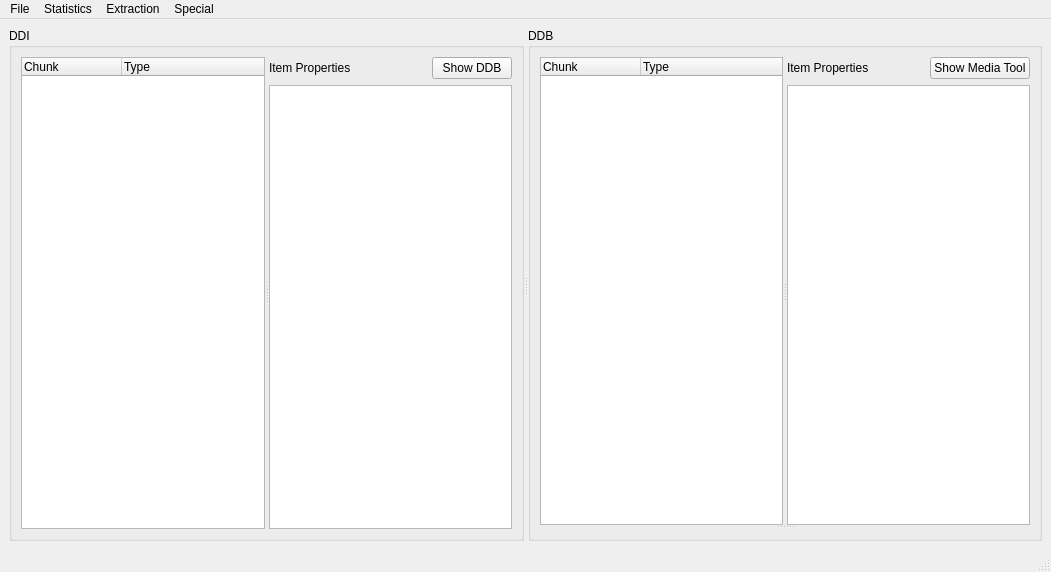
<?xml version="1.0" encoding="UTF-8"?>
<ui version="4.0">
 <class>MainWindow</class>
 <widget class="QMainWindow" name="MainWindow">
  <property name="geometry">
   <rect>
    <x>0</x>
    <y>0</y>
    <width>1051</width>
    <height>572</height>
   </rect>
  </property>
  <property name="windowTitle">
   <string>ddiview</string>
  </property>
  <widget class="QWidget" name="centralwidget">
   <layout class="QHBoxLayout" name="horizontalLayout_5">
    <item>
     <widget class="QSplitter" name="splitDdiDdb">
      <property name="orientation">
       <enum>Qt::Horizontal</enum>
      </property>
      <widget class="QGroupBox" name="grpDdi">
       <property name="title">
        <string>DDI</string>
       </property>
       <layout class="QHBoxLayout" name="horizontalLayout_2">
        <item>
         <widget class="QSplitter" name="splitter">
          <property name="orientation">
           <enum>Qt::Horizontal</enum>
          </property>
          <property name="childrenCollapsible">
           <bool>false</bool>
          </property>
          <widget class="QTreeWidget" name="treeStructure">
           <property name="uniformRowHeights">
            <bool>true</bool>
           </property>
           <property name="allColumnsShowFocus">
            <bool>true</bool>
           </property>
           <attribute name="headerCascadingSectionResizes">
            <bool>true</bool>
           </attribute>
           <column>
            <property name="text">
             <string>Chunk</string>
            </property>
           </column>
           <column>
            <property name="text">
             <string>Type</string>
            </property>
           </column>
          </widget>
          <widget class="QWidget" name="verticalLayoutWidget">
           <layout class="QVBoxLayout" name="verticalLayout">
            <item>
             <layout class="QHBoxLayout" name="horizontalLayout">
              <item>
               <widget class="QLabel" name="lblProperties">
                <property name="sizePolicy">
                 <sizepolicy hsizetype="Expanding" vsizetype="Preferred">
                  <horstretch>0</horstretch>
                  <verstretch>0</verstretch>
                 </sizepolicy>
                </property>
                <property name="text">
                 <string>Item Properties</string>
                </property>
               </widget>
              </item>
              <item>
               <widget class="QPushButton" name="btnShowDdb">
                <property name="text">
                 <string>Show DDB</string>
                </property>
                <property name="checkable">
                 <bool>true</bool>
                </property>
                <property name="checked">
                 <bool>false</bool>
                </property>
               </widget>
              </item>
             </layout>
            </item>
            <item>
             <widget class="QListWidget" name="listProperties">
              <property name="contextMenuPolicy">
               <enum>Qt::CustomContextMenu</enum>
              </property>
              <property name="textElideMode">
               <enum>Qt::ElideNone</enum>
              </property>
              <property name="flow">
               <enum>QListView::TopToBottom</enum>
              </property>
              <property name="isWrapping" stdset="0">
               <bool>false</bool>
              </property>
              <property name="resizeMode">
               <enum>QListView::Fixed</enum>
              </property>
             </widget>
            </item>
           </layout>
          </widget>
         </widget>
        </item>
       </layout>
      </widget>
      <widget class="QGroupBox" name="grpDdb">
       <property name="title">
        <string>DDB</string>
       </property>
       <layout class="QVBoxLayout" name="verticalLayout_3">
        <item>
         <widget class="QSplitter" name="splitter_2">
          <property name="orientation">
           <enum>Qt::Vertical</enum>
          </property>
          <widget class="QSplitter" name="splitDdb">
           <property name="orientation">
            <enum>Qt::Horizontal</enum>
           </property>
           <property name="childrenCollapsible">
            <bool>false</bool>
           </property>
           <widget class="QTreeWidget" name="treeStructureDdb">
            <property name="uniformRowHeights">
             <bool>true</bool>
            </property>
            <property name="allColumnsShowFocus">
             <bool>true</bool>
            </property>
            <attribute name="headerCascadingSectionResizes">
             <bool>true</bool>
            </attribute>
            <column>
             <property name="text">
              <string>Chunk</string>
             </property>
            </column>
            <column>
             <property name="text">
              <string>Type</string>
             </property>
            </column>
           </widget>
           <widget class="QWidget" name="verticalLayoutWidget_2">
            <layout class="QVBoxLayout" name="verticalLayout_2">
             <item>
              <layout class="QHBoxLayout" name="horizontalLayout_3">
               <item>
                <widget class="QLabel" name="lblDdbProperties">
                 <property name="sizePolicy">
                  <sizepolicy hsizetype="Expanding" vsizetype="Preferred">
                   <horstretch>0</horstretch>
                   <verstretch>0</verstretch>
                  </sizepolicy>
                 </property>
                 <property name="text">
                  <string>Item Properties</string>
                 </property>
                </widget>
               </item>
               <item>
                <widget class="QPushButton" name="btnShowMediaTool">
                 <property name="text">
                  <string>Show Media Tool</string>
                 </property>
                 <property name="checkable">
                  <bool>true</bool>
                 </property>
                 <property name="checked">
                  <bool>false</bool>
                 </property>
                </widget>
               </item>
              </layout>
             </item>
             <item>
              <widget class="QListWidget" name="listDdbProperties">
               <property name="textElideMode">
                <enum>Qt::ElideNone</enum>
               </property>
               <property name="flow">
                <enum>QListView::TopToBottom</enum>
               </property>
               <property name="isWrapping" stdset="0">
                <bool>false</bool>
               </property>
               <property name="resizeMode">
                <enum>QListView::Fixed</enum>
               </property>
              </widget>
             </item>
            </layout>
           </widget>
          </widget>
          <widget class="QStackedWidget" name="stkMediaView">
           <widget class="QWidget" name="pageWaveform"/>
           <widget class="QWidget" name="page_4"/>
          </widget>
         </widget>
        </item>
       </layout>
      </widget>
     </widget>
    </item>
   </layout>
  </widget>
  <widget class="QMenuBar" name="menubar">
   <property name="geometry">
    <rect>
     <x>0</x>
     <y>0</y>
     <width>1051</width>
     <height>17</height>
    </rect>
   </property>
   <widget class="QMenu" name="menuOpen">
    <property name="title">
     <string>File</string>
    </property>
    <addaction name="actionOpen"/>
    <addaction name="actionExportJson"/>
    <addaction name="separator"/>
    <addaction name="actionExit"/>
   </widget>
   <widget class="QMenu" name="menuStatistics">
    <property name="title">
     <string>Statistics</string>
    </property>
    <addaction name="actionPropDist"/>
    <addaction name="actionArticulationTable"/>
    <addaction name="actionactionExportDdbLayout"/>
   </widget>
   <widget class="QMenu" name="menuExtraction">
    <property name="title">
     <string>Extraction</string>
    </property>
    <addaction name="actionExtractAllSamples"/>
   </widget>
   <widget class="QMenu" name="menuSpecial">
    <property name="title">
     <string>Special</string>
    </property>
    <addaction name="actionPack_DevDB"/>
    <addaction name="separator"/>
    <addaction name="actionVqmGenerator"/>
   </widget>
   <addaction name="menuOpen"/>
   <addaction name="menuStatistics"/>
   <addaction name="menuExtraction"/>
   <addaction name="menuSpecial"/>
  </widget>
  <widget class="QStatusBar" name="statusbar"/>
  <action name="actionOpen">
   <property name="text">
    <string>Open</string>
   </property>
  </action>
  <action name="actionExit">
   <property name="text">
    <string>Exit</string>
   </property>
  </action>
  <action name="actionPropDist">
   <property name="text">
    <string>Property Distribution</string>
   </property>
   <property name="toolTip">
    <string>Get the distribution of a property's values over children of certain chunks.</string>
   </property>
  </action>
  <action name="actionArticulationTable">
   <property name="text">
    <string>Articulation Table</string>
   </property>
   <property name="toolTip">
    <string>Show the possible articulation combinations included in the database</string>
   </property>
  </action>
  <action name="actionExportJson">
   <property name="text">
    <string>Export to JSON</string>
   </property>
  </action>
  <action name="actionExtractAllSamples">
   <property name="text">
    <string>Extract all samples</string>
   </property>
  </action>
  <action name="actionactionExportDdbLayout">
   <property name="text">
    <string>DDB Layout</string>
   </property>
   <property name="toolTip">
    <string>Export the chunk layout in DDB (per shown by DDI).</string>
   </property>
  </action>
  <action name="actionPack_DevDB">
   <property name="text">
    <string>Pack DevDB</string>
   </property>
  </action>
  <action name="actionVqmGenerator">
   <property name="text">
    <string>VQM Generator...</string>
   </property>
   <property name="toolTip">
    <string>Generate VQM (Growl) files from WAV audio</string>
   </property>
  </action>
 </widget>
 <resources/>
 <connections/>
</ui>
